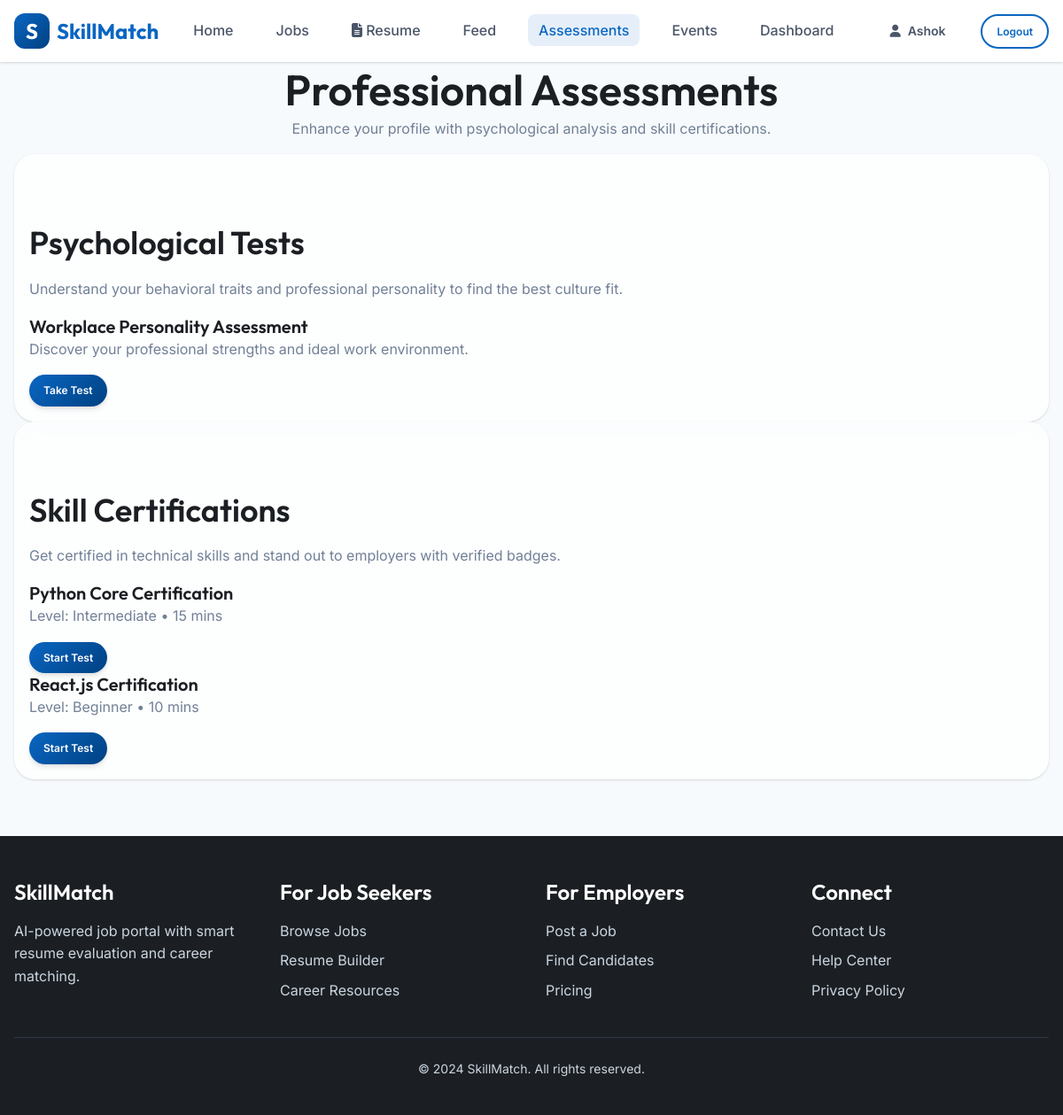
/tests/ (signed in), run on the app's committed database.
### models.py (models this page shows)
class User(UserMixin, db.Model):
    id = db.Column(db.Integer, primary_key=True)
    email = db.Column(db.String(120), unique=True, nullable=False)
    password_hash = db.Column(db.String(256), nullable=False)
    role = db.Column(db.String(20), nullable=False)  # 'seeker' or 'employer'
    name = db.Column(db.String(100), nullable=False)
    phone = db.Column(db.String(20))
    headline = db.Column(db.String(200))
    bio = db.Column(db.Text)
    profile_image = db.Column(db.String(200))
    face_encoding = db.Column(db.Text)  # JSON encoded face data
    company_name = db.Column(db.String(100))  # For employers
    preferred_language = db.Column(db.String(10), default='en')  # 'en', 'hi', 'ta'
    created_at = db.Column(db.DateTime, default=datetime.utcnow)
    skills = db.relationship('Skill', backref='user', lazy=True, cascade='all, delete-orphan')
    experiences = db.relationship('Experience', backref='user', lazy=True, cascade='all, delete-orphan')
    educations = db.relationship('Education', backref='user', lazy=True, cascade='all, delete-orphan')
    resume = db.relationship('Resume', backref='user', uselist=False, cascade='all, delete-orphan')
    posts = db.relationship('Post', backref='author', lazy=True, cascade='all, delete-orphan')
    jobs = db.relationship('Job', backref='employer', lazy=True, cascade='all, delete-orphan')
    applications = db.relationship('Application', backref='applicant', lazy=True, cascade='all, delete-orphan')
    test_results = db.relationship('PsychologicalTestResult', backref='user', lazy=True)
    skill_test_results = db.relationship('SkillTestResult', backref='user', lazy=True)
    event_registrations = db.relationship('EventRegistration', backref='user', lazy=True)
    certificates = db.relationship('Certificate', backref='user', lazy=True)

class PsychologicalTest(db.Model):
    id = db.Column(db.Integer, primary_key=True)
    title = db.Column(db.String(100), nullable=False)
    description = db.Column(db.Text)
    questions_json = db.Column(db.Text, nullable=False)  # JSON list of questions
    created_at = db.Column(db.DateTime, default=datetime.utcnow)

class SkillTest(db.Model):
    id = db.Column(db.Integer, primary_key=True)
    skill_name = db.Column(db.String(50), nullable=False)
    level = db.Column(db.String(20))  # 'beginner', 'intermediate', 'advanced'
    questions_json = db.Column(db.Text, nullable=False)
    duration_minutes = db.Column(db.Integer, default=30)

### modules/tests.py (the view)
@tests_bp.route('/')
@login_required
def index():
    psych_tests = PsychologicalTest.query.all()
    skill_tests = SkillTest.query.all()
    completed_psych = {r.test_id: r for r in PsychologicalTestResult.query.filter_by(user_id=current_user.id).all()}
    completed_skill = {r.test_id: r for r in SkillTestResult.query.filter_by(user_id=current_user.id).all()}
    return render_template('tests/index.html',
                           psych_tests=psych_tests,
                           skill_tests=skill_tests,
                           completed_psych=completed_psych,
                           completed_skill=completed_skill)

### app.py (called while the page is built)
def get_locale():
    if current_user.is_authenticated and current_user.preferred_language:
        return current_user.preferred_language
    return request.accept_languages.best_match(app.config['LANGUAGES'])

@app.context_processor
def inject_locale():
    return dict(get_locale=get_locale)

@login_manager.user_loader
def load_user(id):
    return User.query.get(int(id))

### templates/tests/index.html (shortened to what this page needs)
{% extends "base.html" %}
{% block content %}
<div class="container py-5">
    <div class="row mb-5">
        <div class="col-12 text-center">
            <h1 class="display-4 fw-bold mb-3">Professional Assessments</h1>
            <p class="lead text-muted">Enhance your profile with psychological analysis and skill certifications.</p>
        </div>
    </div>
    <div class="row g-4">
        <div class="col-md-6">
            <div class="card h-100 shadow-sm border-0 glass-card">
                <div class="card-body p-4">
                    <div class="d-flex align-items-center mb-4">
                        <div class="icon-box bg-primary bg-opacity-10 text-primary me-3">
                        </div>
                        <h2 class="h3 mb-0">Psychological Tests</h2>
                    </div>
                    <p class="text-muted mb-4">Understand your behavioral traits and professional personality to find
                        the best culture fit.</p>
                    <div class="list-group list-group-flush">
                        {% for test in psych_tests %}
                        <div class="list-group-item bg-transparent px-0 py-3">
                            <div class="d-flex justify-content-between align-items-center">
                                <div>
                                    <h5 class="mb-1">{{ test.title }}</h5>
                                    <p class="small text-muted mb-0">{{ test.description }}</p>
                                </div>
                                {% if test.id in completed_psych %}
                                <div class="text-end">
                                    <span class="badge bg-success mb-2">Completed</span>
                                    <br>
                                    <a href="{{ url_for('tests_bp.test_result', result_id=completed_psych[test.id].id, type='psychology') }}"
                                        class="btn btn-sm btn-outline-primary">View Report</a>
                                </div>
                                {% else %}
                                <a href="{{ url_for('tests_bp.take_psych_test', test_id=test.id) }}"
                                    class="btn btn-primary btn-sm px-4">Take Test</a>
                                {% endif %}
                            </div>
                        </div>
                        {% endfor %}
                    </div>
                </div>
            </div>
        </div>
        <div class="col-md-6">
            <div class="card h-100 shadow-sm border-0 glass-card">
                <div class="card-body p-4">
                    <div class="d-flex align-items-center mb-4">
                        <div class="icon-box bg-success bg-opacity-10 text-success me-3">
                        </div>
                        <h2 class="h3 mb-0">Skill Certifications</h2>
                    </div>
                    <p class="text-muted mb-4">Get certified in technical skills and stand out to employers with
                        verified badges.</p>
                    <div class="list-group list-group-flush">
                        {% for test in skill_tests %}
                        <div class="list-group-item bg-transparent px-0 py-3">
                            <div class="d-flex justify-content-between align-items-center">
                                <div>
                                    <h5 class="mb-1">{{ test.skill_name }} Certification</h5>
                                    <p class="small text-muted mb-0">Level: {{ test.level|capitalize }} • {{
                                        test.duration_minutes }} mins</p>
                                </div>
                                {% if test.id in completed_skill %}
                                <div class="text-end">
                                    <span
                                        class="badge {{ 'bg-success' if completed_skill[test.id].is_passed else 'bg-danger' }} mb-2">
                                        {{ 'Passed' if completed_skill[test.id].is_passed else 'Failed' }}
                                    </span>
                                    <br>
                                    <a href="{{ url_for('tests_bp.test_result', result_id=completed_skill[test.id].id, type='skill') }}"
                                        class="btn btn-sm btn-outline-primary">View Result</a>
                                </div>
                                {% else %}
                                <a href="{{ url_for('tests_bp.take_skill_test', test_id=test.id) }}"
                                    class="btn btn-primary btn-sm px-4">Start Test</a>
                                {% endif %}
                            </div>
                        </div>
                        {% endfor %}
                    </div>
                </div>
            </div>
        </div>
    </div>
</div>
{% endblock %}

### templates/base.html (shortened to what this page needs)
<!DOCTYPE html>
<html lang="{{ get_locale() }}">
<head>
    <link rel="stylesheet" href="https://cdnjs.cloudflare.com/ajax/libs/font-awesome/6.4.2/css/all.min.css">
    <link rel="stylesheet" href="{{ url_for('static', filename='css/styles.css') }}">
</head>
<body>
    <nav class="navbar">
        <div class="container">
            <a href="{{ url_for('index') }}" class="logo">
                <div class="logo-icon">S</div>
                SkillMatch
            </a>
            <ul class="nav-links">
                <li><a href="{{ url_for('index') }}" class="{{ 'active' if request.endpoint == 'index' }}">Home</a></li>
                <li><a href="{{ url_for('jobs_bp.jobs_list') }}"
                        class="{{ 'active' if request.endpoint == 'jobs_bp.jobs_list' }}">Jobs</a></li>
                {% if current_user.is_authenticated %}
                {% if current_user.role == 'seeker' %}
                <li><a href="{{ url_for('resume_analyze') }}"
                        class="{{ 'active' if request.endpoint == 'resume_analyze' }}">
                        <i class="fas fa-file-alt"></i> Resume
                    </a></li>
                {% endif %}
                <li><a href="{{ url_for('social_bp.feed') }}"
                        class="{{ 'active' if request.endpoint == 'social_bp.feed' }}">Feed</a></li>
                <li><a href="{{ url_for('tests_bp.index') }}"
                        class="{{ 'active' if 'tests_bp.' in (request.endpoint or '') }}">Assessments</a></li>
                <li><a href="{{ url_for('events_bp.index') }}"
                        class="{{ 'active' if 'events_bp.' in (request.endpoint or '') }}">Events</a></li>
                <li><a href="{{ url_for('dashboard') }}"
                        class="{{ 'active' if request.endpoint == 'dashboard' }}">Dashboard</a></li>
                {% endif %}
            </ul>
            <div class="nav-actions flex items-center gap-4">
                {% if current_user.is_authenticated %}
                <a href="{{ url_for('profile') }}" class="btn btn-ghost">
                    <i class="fas fa-user"></i>
                    {{ current_user.name.split()[0] }}
                </a>
                <a href="{{ url_for('logout') }}" class="btn btn-secondary btn-sm">Logout</a>
                {% endif %}
            </div>
        </div>
    </nav>
    <main>
        {% block content %}{% endblock %}
    </main>
    <footer class="footer">
        <div class="container">
            <div class="footer-grid">
                <div>
                    <h4>SkillMatch</h4>
                    <p>AI-powered job portal with smart resume evaluation and career matching.</p>
                </div>
                <div>
                    <h4>For Job Seekers</h4>
                    <ul class="footer-links">
                        <li><a href="#">Browse Jobs</a></li>
                        <li><a href="#">Resume Builder</a></li>
                        <li><a href="#">Career Resources</a></li>
                    </ul>
                </div>
                <div>
                    <h4>For Employers</h4>
                    <ul class="footer-links">
                        <li><a href="#">Post a Job</a></li>
                        <li><a href="#">Find Candidates</a></li>
                        <li><a href="#">Pricing</a></li>
                    </ul>
                </div>
                <div>
                    <h4>Connect</h4>
                    <ul class="footer-links">
                        <li><a href="#">Contact Us</a></li>
                        <li><a href="#">Help Center</a></li>
                        <li><a href="#">Privacy Policy</a></li>
                    </ul>
                </div>
            </div>
            <div class="footer-bottom">
                <p>&copy; 2024 SkillMatch. All rights reserved.</p>
            </div>
        </div>
    </footer>
</body>
</html>

### templates/tests/index.html (style rules this page uses)
.glass-card { background: rgba(255, 255, 255, 0.7); backdrop-filter: blur(10px); border: 1px solid rgba(255, 255, 255, 0.2); border-radius: 1.5rem; transition: transform 0.3s ease; }
.icon-box { width: 60px; height: 60px; display: flex; align-items: center; justify-content: center; border-radius: 1rem; }

### data on the page
User: name "Ashok"
PsychologicalTest: title "Workplace Personality Assessment", description "Discover your professional strengths and ideal work environment."
SkillTest: skill_name "Python Core", level "Intermediate", duration_minutes "15"
SkillTest: skill_name "React.js", level "Beginner", duration_minutes "10"
